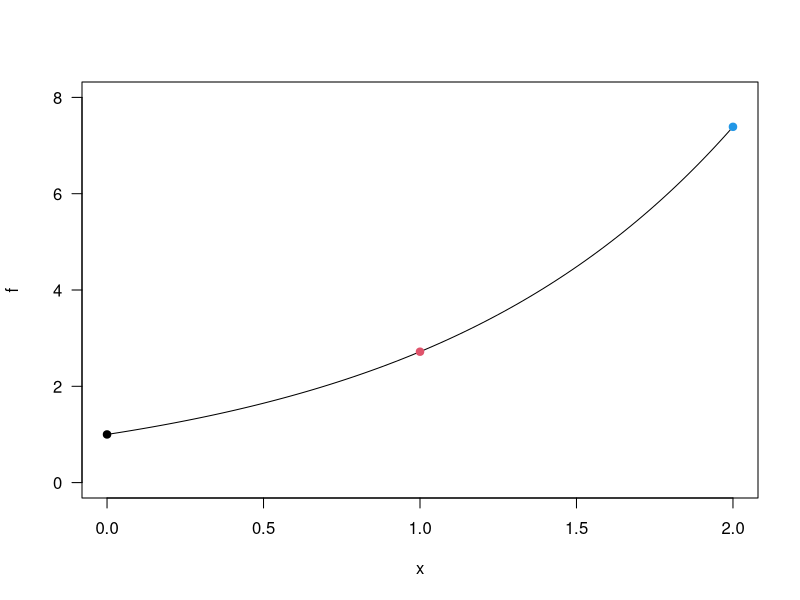
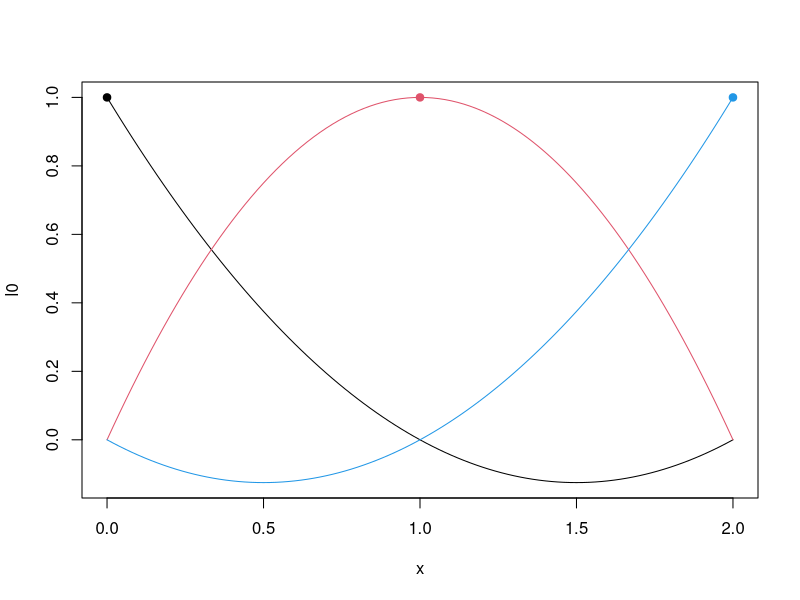
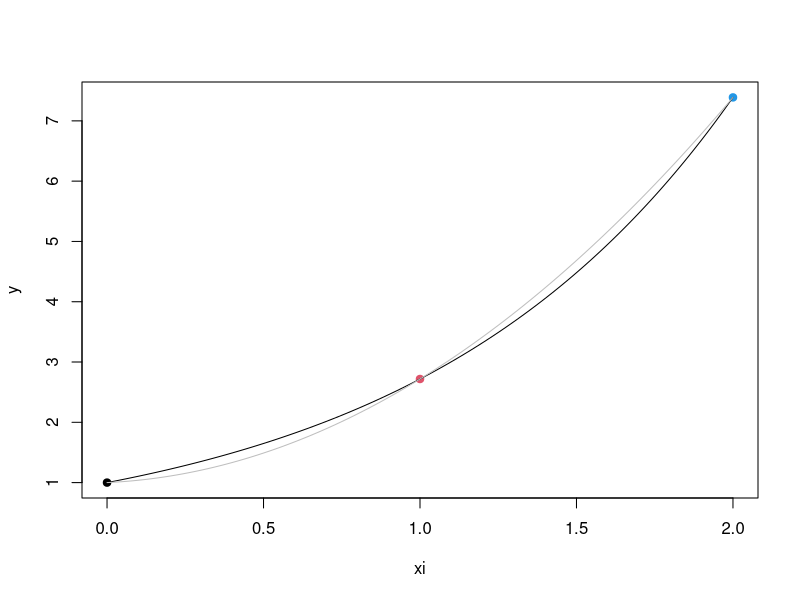

The R script that drew these images, in order:
## the mix of symbolic and numeric data makes this surprisingly challenging to program

## define data, in this case a sequence of x and a function to be applied
xi <- 0:2
f <- function(x)exp(x)
y <- sapply(xi, f)

## plot to inspect
plot(f, las=1, xlim=c(0, 2), ylim=c(0, 8))
points(xi,y, pch=19, col=c(1, 2, 4))

## define coefficient polynomials, manually
l0 <- function(x) ((x-xi[2])*(x-xi[3]))/((xi[1]-xi[2])*(xi[1]-xi[3]))
l1 <- function(x) ((x-xi[1])*(x-xi[3]))/((xi[2]-xi[1])*(xi[2]-xi[3]))
l2 <- function(x) ((x-xi[2])*(x-xi[1]))/((xi[3]-xi[2])*(xi[3]-xi[1]))

## plot polynomials
plot(l0, xlim=c(0, 2))
plot(l1, xlim=c(0, 2), add=T, col=2)
plot(l2, xlim=c(0, 2), add=T, col=4)

points(xi, c(l0(xi[1]), l1(xi[2]), l2(xi[3])), col=c(1, 2, 4), pch=19)

## define interpolant
P <- function(x) f(xi[1])*l0(x) + f(xi[2])*l1(x) + f(xi[3])*l2(x)

## plot interpolant original, and 'data'
plot(xi, y, col=c(1, 2, 4), pch=19)
plot(f, xlim=c(0, 2), add=T)
plot(P, xlim=c(0, 2), add=T, col="gray")
